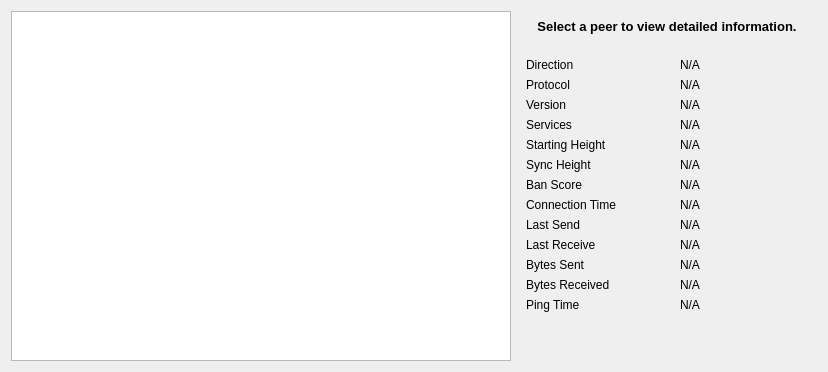
     <widget class="QWidget" name="tab_peers">
      <attribute name="title">
       <string>&amp;Peers</string>
      </attribute>
      <layout class="QGridLayout" name="gridLayout_2">
       <item row="0" column="0" rowspan="2">
        <widget class="QTableView" name="peerWidget">
         <property name="minimumSize">
          <size>
           <width>500</width>
           <height>0</height>
          </size>
         </property>
         <property name="maximumSize">
          <size>
           <width>500</width>
           <height>16777215</height>
          </size>
         </property>
         <property name="horizontalScrollBarPolicy">
          <enum>Qt::ScrollBarAsNeeded</enum>
         </property>
         <property name="sortingEnabled">
          <bool>true</bool>
         </property>
         <attribute name="horizontalHeaderHighlightSections">
          <bool>false</bool>
         </attribute>
        </widget>
       </item>
       <item row="0" column="1">
        <widget class="QLabel" name="peerHeading">
         <property name="sizePolicy">
          <sizepolicy hsizetype="Preferred" vsizetype="Minimum">
           <horstretch>0</horstretch>
           <verstretch>0</verstretch>
          </sizepolicy>
         </property>
         <property name="minimumSize">
          <size>
           <width>300</width>
           <height>32</height>
          </size>
         </property>
         <property name="maximumSize">
          <size>
           <width>500</width>
           <height>16777215</height>
          </size>
         </property>
         <property name="font">
          <font>
           <pointsize>10</pointsize>
           <weight>75</weight>
           <bold>true</bold>
          </font>
         </property>
         <property name="cursor">
          <cursorShape>IBeamCursor</cursorShape>
         </property>
         <property name="text">
          <string>Select a peer to view detailed information.</string>
         </property>
         <property name="alignment">
          <set>Qt::AlignCenter</set>
         </property>
         <property name="wordWrap">
          <bool>true</bool>
         </property>
         <property name="textInteractionFlags">
          <set>Qt::LinksAccessibleByMouse|Qt::TextSelectableByKeyboard|Qt::TextSelectableByMouse</set>
         </property>
        </widget>
       </item>
       <item row="1" column="1">
        <widget class="QWidget" name="detailWidget" native="true">
         <property name="minimumSize">
          <size>
           <width>0</width>
           <height>0</height>
          </size>
         </property>
         <property name="maximumSize">
          <size>
           <width>16777215</width>
           <height>16777215</height>
          </size>
         </property>
         <layout class="QGridLayout" name="gridLayout_3">
          <item row="0" column="0">
           <widget class="QLabel" name="label_23">
            <property name="text">
             <string>Direction</string>
            </property>
           </widget>
          </item>
          <item row="0" column="2">
           <widget class="QLabel" name="peerDirection">
            <property name="cursor">
             <cursorShape>IBeamCursor</cursorShape>
            </property>
            <property name="text">
             <string>N/A</string>
            </property>
            <property name="textFormat">
             <enum>Qt::PlainText</enum>
            </property>
            <property name="textInteractionFlags">
             <set>Qt::LinksAccessibleByMouse|Qt::TextSelectableByKeyboard|Qt::TextSelectableByMouse</set>
            </property>
           </widget>
          </item>
          <item row="1" column="0">
           <widget class="QLabel" name="label_21">
            <property name="text">
             <string>Protocol</string>
            </property>
           </widget>
          </item>
          <item row="1" column="2">
           <widget class="QLabel" name="peerVersion">
            <property name="cursor">
             <cursorShape>IBeamCursor</cursorShape>
            </property>
            <property name="text">
             <string>N/A</string>
            </property>
            <property name="textFormat">
             <enum>Qt::PlainText</enum>
            </property>
            <property name="textInteractionFlags">
             <set>Qt::LinksAccessibleByMouse|Qt::TextSelectableByKeyboard|Qt::TextSelectableByMouse</set>
            </property>
           </widget>
          </item>
          <item row="2" column="0">
           <widget class="QLabel" name="label_28">
            <property name="text">
             <string>Version</string>
            </property>
           </widget>
          </item>
          <item row="2" column="2">
           <widget class="QLabel" name="peerSubversion">
            <property name="cursor">
             <cursorShape>IBeamCursor</cursorShape>
            </property>
            <property name="text">
             <string>N/A</string>
            </property>
            <property name="textFormat">
             <enum>Qt::PlainText</enum>
            </property>
            <property name="textInteractionFlags">
             <set>Qt::LinksAccessibleByMouse|Qt::TextSelectableByKeyboard|Qt::TextSelectableByMouse</set>
            </property>
           </widget>
          </item>
          <item row="3" column="0">
           <widget class="QLabel" name="label_4">
            <property name="text">
             <string>Services</string>
            </property>
           </widget>
          </item>
          <item row="3" column="2">
           <widget class="QLabel" name="peerServices">
            <property name="cursor">
             <cursorShape>IBeamCursor</cursorShape>
            </property>
            <property name="text">
             <string>N/A</string>
            </property>
            <property name="textFormat">
             <enum>Qt::PlainText</enum>
            </property>
            <property name="textInteractionFlags">
             <set>Qt::LinksAccessibleByMouse|Qt::TextSelectableByKeyboard|Qt::TextSelectableByMouse</set>
            </property>
           </widget>
          </item>
          <item row="5" column="0">
           <widget class="QLabel" name="label_29">
            <property name="text">
             <string>Starting Height</string>
            </property>
           </widget>
          </item>
          <item row="5" column="2">
           <widget class="QLabel" name="peerHeight">
            <property name="cursor">
             <cursorShape>IBeamCursor</cursorShape>
            </property>
            <property name="text">
             <string>N/A</string>
            </property>
            <property name="textFormat">
             <enum>Qt::PlainText</enum>
            </property>
            <property name="textInteractionFlags">
             <set>Qt::LinksAccessibleByMouse|Qt::TextSelectableByKeyboard|Qt::TextSelectableByMouse</set>
            </property>
           </widget>
          </item>
          <item row="6" column="0">
           <widget class="QLabel" name="label_27">
            <property name="text">
             <string>Sync Height</string>
            </property>
           </widget>
          </item>
          <item row="6" column="2">
           <widget class="QLabel" name="peerSyncHeight">
            <property name="cursor">
             <cursorShape>IBeamCursor</cursorShape>
            </property>
            <property name="text">
             <string>N/A</string>
            </property>
            <property name="textFormat">
             <enum>Qt::PlainText</enum>
            </property>
            <property name="textInteractionFlags">
             <set>Qt::LinksAccessibleByMouse|Qt::TextSelectableByKeyboard|Qt::TextSelectableByMouse</set>
            </property>
           </widget>
          </item>
          <item row="7" column="0">
           <widget class="QLabel" name="label_24">
            <property name="text">
             <string>Ban Score</string>
            </property>
           </widget>
          </item>
          <item row="7" column="2">
           <widget class="QLabel" name="peerBanScore">
            <property name="cursor">
             <cursorShape>IBeamCursor</cursorShape>
            </property>
            <property name="text">
             <string>N/A</string>
            </property>
            <property name="textFormat">
             <enum>Qt::PlainText</enum>
            </property>
            <property name="textInteractionFlags">
             <set>Qt::LinksAccessibleByMouse|Qt::TextSelectableByKeyboard|Qt::TextSelectableByMouse</set>
            </property>
           </widget>
          </item>
          <item row="8" column="0">
           <widget class="QLabel" name="label_22">
            <property name="text">
             <string>Connection Time</string>
            </property>
           </widget>
          </item>
          <item row="8" column="2">
           <widget class="QLabel" name="peerConnTime">
            <property name="cursor">
             <cursorShape>IBeamCursor</cursorShape>
            </property>
            <property name="text">
             <string>N/A</string>
            </property>
            <property name="textFormat">
             <enum>Qt::PlainText</enum>
            </property>
            <property name="textInteractionFlags">
             <set>Qt::LinksAccessibleByMouse|Qt::TextSelectableByKeyboard|Qt::TextSelectableByMouse</set>
            </property>
           </widget>
          </item>
          <item row="9" column="0">
           <widget class="QLabel" name="label_15">
            <property name="text">
             <string>Last Send</string>
            </property>
           </widget>
          </item>
          <item row="9" column="2">
           <widget class="QLabel" name="peerLastSend">
            <property name="cursor">
             <cursorShape>IBeamCursor</cursorShape>
            </property>
            <property name="text">
             <string>N/A</string>
            </property>
            <property name="textFormat">
             <enum>Qt::PlainText</enum>
            </property>
            <property name="textInteractionFlags">
             <set>Qt::LinksAccessibleByMouse|Qt::TextSelectableByKeyboard|Qt::TextSelectableByMouse</set>
            </property>
           </widget>
          </item>
          <item row="10" column="0">
           <widget class="QLabel" name="label_19">
            <property name="text">
             <string>Last Receive</string>
            </property>
           </widget>
          </item>
          <item row="10" column="2">
           <widget class="QLabel" name="peerLastRecv">
            <property name="cursor">
             <cursorShape>IBeamCursor</cursorShape>
            </property>
            <property name="text">
             <string>N/A</string>
            </property>
            <property name="textFormat">
             <enum>Qt::PlainText</enum>
            </property>
            <property name="textInteractionFlags">
             <set>Qt::LinksAccessibleByMouse|Qt::TextSelectableByKeyboard|Qt::TextSelectableByMouse</set>
            </property>
           </widget>
          </item>
          <item row="11" column="0">
           <widget class="QLabel" name="label_18">
            <property name="text">
             <string>Bytes Sent</string>
            </property>
           </widget>
          </item>
          <item row="11" column="2">
           <widget class="QLabel" name="peerBytesSent">
            <property name="cursor">
             <cursorShape>IBeamCursor</cursorShape>
            </property>
            <property name="text">
             <string>N/A</string>
            </property>
            <property name="textFormat">
             <enum>Qt::PlainText</enum>
            </property>
            <property name="textInteractionFlags">
             <set>Qt::LinksAccessibleByMouse|Qt::TextSelectableByKeyboard|Qt::TextSelectableByMouse</set>
            </property>
           </widget>
          </item>
          <item row="12" column="0">
           <widget class="QLabel" name="label_20">
            <property name="text">
             <string>Bytes Received</string>
            </property>
           </widget>
          </item>
          <item row="12" column="2">
           <widget class="QLabel" name="peerBytesRecv">
            <property name="cursor">
             <cursorShape>IBeamCursor</cursorShape>
            </property>
            <property name="text">
             <string>N/A</string>
            </property>
            <property name="textFormat">
             <enum>Qt::PlainText</enum>
            </property>
            <property name="textInteractionFlags">
             <set>Qt::LinksAccessibleByMouse|Qt::TextSelectableByKeyboard|Qt::TextSelectableByMouse</set>
            </property>
           </widget>
          </item>
          <item row="13" column="0">
           <widget class="QLabel" name="label_26">
            <property name="text">
             <string>Ping Time</string>
            </property>
           </widget>
          </item>
          <item row="13" column="2">
           <widget class="QLabel" name="peerPingTime">
            <property name="cursor">
             <cursorShape>IBeamCursor</cursorShape>
            </property>
            <property name="text">
             <string>N/A</string>
            </property>
            <property name="textFormat">
             <enum>Qt::PlainText</enum>
            </property>
            <property name="textInteractionFlags">
             <set>Qt::LinksAccessibleByMouse|Qt::TextSelectableByKeyboard|Qt::TextSelectableByMouse</set>
            </property>
           </widget>
          </item>
          <item row="14" column="1">
           <spacer name="verticalSpacer_3">
            <property name="orientation">
             <enum>Qt::Vertical</enum>
            </property>
            <property name="sizeHint" stdset="0">
             <size>
              <width>20</width>
              <height>40</height>
             </size>
            </property>
           </spacer>
          </item>
         </layout>
        </widget>
       </item>
      </layout>
     </widget>
